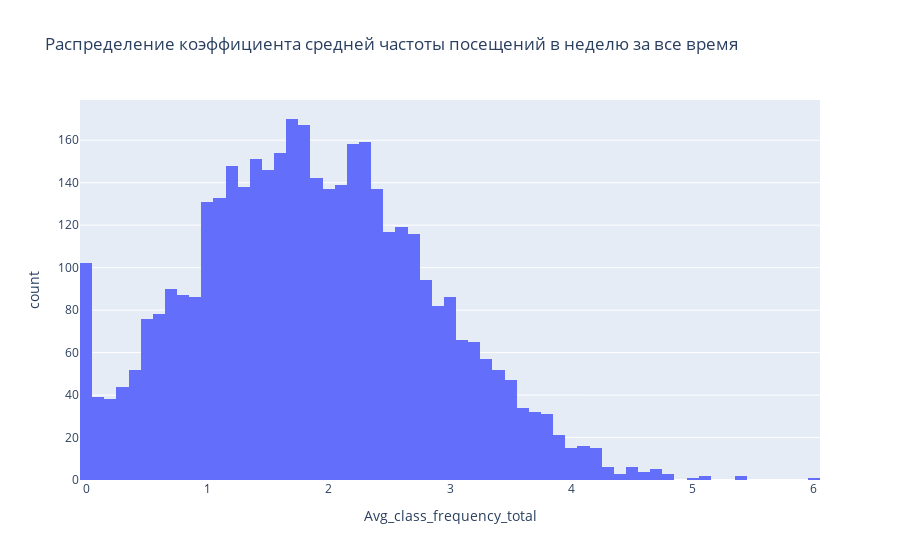

Notebook cell for this chart:
### Code cell
fig_applicant_income = px.histogram(data, x='Avg_class_frequency_total', 
                                    title='Распределение коэффициента средней частоты посещений в неделю за все время')
fig_applicant_income.show()

### Figure 1 — Plotly figure (JSON) as saved in the notebook; plotly's stock layout.template omitted (floating-point values rounded to 4 significant figures; data arrays with more than 128 entries replaced by an {"elided": "..."} marker saying what was removed)
{"data": [{"alignmentgroup": "True", "bingroup": "x", "hovertemplate": "Avg_class_frequency_total=%{x}<br>count=%{y}<extra></extra>", "legendgroup": "", "marker": {"color": "#636efa", "pattern": {"shape": ""}}, "name": "", "offsetgroup": "", "orientation": "v", "showlegend": false, "type": "histogram", "x": {"elided": "4000 float values"}, "xaxis": "x", "yaxis": "y"}], "layout": {"barmode": "relative", "legend": {"tracegroupgap": 0}, "title": {"text": "Распределение коэффициента средней частоты посещений в неделю за все время"}, "xaxis": {"anchor": "y", "domain": [0, 1], "title": {"text": "Avg_class_frequency_total"}}, "yaxis": {"anchor": "x", "domain": [0, 1], "title": {"text": "count"}}}}
